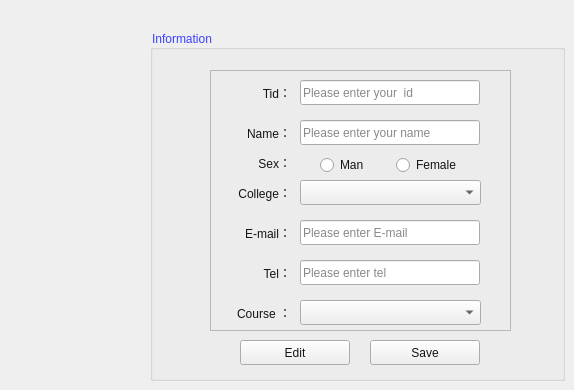
    <widget class="QWidget" name="tab_info">
     <attribute name="title">
      <string>Information</string>
     </attribute>
     <widget class="QGroupBox" name="groupBox_2">
      <property name="geometry">
       <rect>
        <x>150</x>
        <y>30</y>
        <width>415</width>
        <height>351</height>
       </rect>
      </property>
      <property name="styleSheet">
       <string notr="true">color:rgb(58, 64, 255);font: 16pt &quot;微软雅黑&quot;;</string>
      </property>
      <property name="title">
       <string>Information</string>
      </property>
      <widget class="QFrame" name="frame">
       <property name="geometry">
        <rect>
         <x>60</x>
         <y>40</y>
         <width>301</width>
         <height>261</height>
        </rect>
       </property>
       <property name="styleSheet">
        <string notr="true">color:rgb(58, 64, 255);font: 16pt &quot;微软雅黑&quot;;</string>
       </property>
       <property name="frameShape">
        <enum>QFrame::StyledPanel</enum>
       </property>
       <property name="frameShadow">
        <enum>QFrame::Raised</enum>
       </property>
       <widget class="QLabel" name="label_11">
        <property name="geometry">
         <rect>
          <x>10</x>
          <y>50</y>
          <width>71</width>
          <height>25</height>
         </rect>
        </property>
        <property name="styleSheet">
         <string notr="true">COLOR:rgb(20, 20, 20);
font: 13pt &quot;微软雅黑&quot;;</string>
        </property>
        <property name="text">
         <string> Name：</string>
        </property>
        <property name="alignment">
         <set>Qt::AlignRight|Qt::AlignTrailing|Qt::AlignVCenter</set>
        </property>
       </widget>
       <widget class="QLineEdit" name="line_name">
        <property name="geometry">
         <rect>
          <x>90</x>
          <y>50</y>
          <width>180</width>
          <height>25</height>
         </rect>
        </property>
        <property name="styleSheet">
         <string notr="true">COLOR:rgb(20, 20, 20);
font: 11pt &quot;微软雅黑&quot;;</string>
        </property>
        <property name="text">
         <string/>
        </property>
        <property name="echoMode">
         <enum>QLineEdit::Normal</enum>
        </property>
        <property name="readOnly">
         <bool>false</bool>
        </property>
        <property name="placeholderText">
         <string>Please enter your name</string>
        </property>
       </widget>
       <widget class="QLabel" name="label_12">
        <property name="geometry">
         <rect>
          <x>30</x>
          <y>80</y>
          <width>51</width>
          <height>25</height>
         </rect>
        </property>
        <property name="styleSheet">
         <string notr="true">COLOR:rgb(20, 20, 20);
font: 13pt &quot;微软雅黑&quot;;</string>
        </property>
        <property name="text">
         <string>Sex：</string>
        </property>
        <property name="alignment">
         <set>Qt::AlignRight|Qt::AlignTrailing|Qt::AlignVCenter</set>
        </property>
       </widget>
       <widget class="QWidget" name="horizontalLayoutWidget_3">
        <property name="geometry">
         <rect>
          <x>90</x>
          <y>80</y>
          <width>181</width>
          <height>31</height>
         </rect>
        </property>
        <layout class="QHBoxLayout" name="horizontalLayout_3">
         <item>
          <spacer name="horizontalSpacer_6">
           <property name="orientation">
            <enum>Qt::Horizontal</enum>
           </property>
           <property name="sizeType">
            <enum>QSizePolicy::Expanding</enum>
           </property>
           <property name="sizeHint" stdset="0">
            <size>
             <width>40</width>
             <height>20</height>
            </size>
           </property>
          </spacer>
         </item>
         <item>
          <widget class="QRadioButton" name="radioButton_man">
           <property name="styleSheet">
            <string notr="true">COLOR:rgb(20, 20, 20);
font: 11pt &quot;微软雅黑&quot;;</string>
           </property>
           <property name="text">
            <string>Man</string>
           </property>
          </widget>
         </item>
         <item>
          <spacer name="horizontalSpacer_7">
           <property name="orientation">
            <enum>Qt::Horizontal</enum>
           </property>
           <property name="sizeType">
            <enum>QSizePolicy::Expanding</enum>
           </property>
           <property name="sizeHint" stdset="0">
            <size>
             <width>40</width>
             <height>20</height>
            </size>
           </property>
          </spacer>
         </item>
         <item>
          <widget class="QRadioButton" name="radioButton_female">
           <property name="styleSheet">
            <string notr="true">COLOR:rgb(20, 20, 20);
font: 11pt &quot;微软雅黑&quot;;</string>
           </property>
           <property name="text">
            <string>Female</string>
           </property>
          </widget>
         </item>
         <item>
          <spacer name="horizontalSpacer_8">
           <property name="orientation">
            <enum>Qt::Horizontal</enum>
           </property>
           <property name="sizeType">
            <enum>QSizePolicy::Expanding</enum>
           </property>
           <property name="sizeHint" stdset="0">
            <size>
             <width>40</width>
             <height>20</height>
            </size>
           </property>
          </spacer>
         </item>
        </layout>
       </widget>
       <widget class="QLabel" name="label_13">
        <property name="geometry">
         <rect>
          <x>10</x>
          <y>150</y>
          <width>71</width>
          <height>25</height>
         </rect>
        </property>
        <property name="styleSheet">
         <string notr="true">COLOR:rgb(20, 20, 20);
font: 13pt &quot;微软雅黑&quot;;</string>
        </property>
        <property name="text">
         <string>E-mail：</string>
        </property>
        <property name="alignment">
         <set>Qt::AlignRight|Qt::AlignTrailing|Qt::AlignVCenter</set>
        </property>
       </widget>
       <widget class="QLineEdit" name="line_email">
        <property name="geometry">
         <rect>
          <x>90</x>
          <y>150</y>
          <width>180</width>
          <height>25</height>
         </rect>
        </property>
        <property name="styleSheet">
         <string notr="true">COLOR:rgb(20, 20, 20);
font: 11pt &quot;微软雅黑&quot;;</string>
        </property>
        <property name="text">
         <string/>
        </property>
        <property name="echoMode">
         <enum>QLineEdit::Normal</enum>
        </property>
        <property name="readOnly">
         <bool>false</bool>
        </property>
        <property name="placeholderText">
         <string>Please enter E-mail</string>
        </property>
       </widget>
       <widget class="QComboBox" name="comboBox">
        <property name="geometry">
         <rect>
          <x>90</x>
          <y>110</y>
          <width>181</width>
          <height>25</height>
         </rect>
        </property>
        <property name="whatsThis">
         <string/>
        </property>
        <property name="styleSheet">
         <string notr="true">COLOR:rgb(20, 20, 20);
font: 11pt &quot;微软雅黑&quot;;</string>
        </property>
        <item>
         <property name="text">
          <string/>
         </property>
        </item>
        <item>
         <property name="text">
          <string>Information &amp; Mathematics</string>
         </property>
        </item>
        <item>
         <property name="text">
          <string>Petroleum Institute</string>
         </property>
        </item>
        <item>
         <property name="text">
          <string>Life Science</string>
         </property>
        </item>
       </widget>
       <widget class="QLabel" name="label_14">
        <property name="geometry">
         <rect>
          <x>0</x>
          <y>110</y>
          <width>81</width>
          <height>25</height>
         </rect>
        </property>
        <property name="styleSheet">
         <string notr="true">COLOR:rgb(20, 20, 20);
font: 13pt &quot;微软雅黑&quot;;</string>
        </property>
        <property name="text">
         <string>College：</string>
        </property>
        <property name="alignment">
         <set>Qt::AlignRight|Qt::AlignTrailing|Qt::AlignVCenter</set>
        </property>
       </widget>
       <widget class="QLineEdit" name="line_tel">
        <property name="geometry">
         <rect>
          <x>90</x>
          <y>190</y>
          <width>180</width>
          <height>25</height>
         </rect>
        </property>
        <property name="styleSheet">
         <string notr="true">COLOR:rgb(20, 20, 20);
font: 11pt &quot;微软雅黑&quot;;</string>
        </property>
        <property name="text">
         <string/>
        </property>
        <property name="echoMode">
         <enum>QLineEdit::Normal</enum>
        </property>
        <property name="readOnly">
         <bool>false</bool>
        </property>
        <property name="placeholderText">
         <string>Please enter tel</string>
        </property>
       </widget>
       <widget class="QLabel" name="label_15">
        <property name="geometry">
         <rect>
          <x>30</x>
          <y>190</y>
          <width>51</width>
          <height>25</height>
         </rect>
        </property>
        <property name="styleSheet">
         <string notr="true">COLOR:rgb(20, 20, 20);
font: 13pt &quot;微软雅黑&quot;;</string>
        </property>
        <property name="text">
         <string>Tel：</string>
        </property>
        <property name="alignment">
         <set>Qt::AlignRight|Qt::AlignTrailing|Qt::AlignVCenter</set>
        </property>
       </widget>
       <widget class="QLabel" name="label_16">
        <property name="geometry">
         <rect>
          <x>20</x>
          <y>10</y>
          <width>61</width>
          <height>25</height>
         </rect>
        </property>
        <property name="styleSheet">
         <string notr="true">COLOR:rgb(20, 20, 20);
font: 13pt &quot;微软雅黑&quot;;</string>
        </property>
        <property name="text">
         <string>Tid：</string>
        </property>
        <property name="alignment">
         <set>Qt::AlignRight|Qt::AlignTrailing|Qt::AlignVCenter</set>
        </property>
       </widget>
       <widget class="QLineEdit" name="line_id">
        <property name="geometry">
         <rect>
          <x>90</x>
          <y>10</y>
          <width>180</width>
          <height>25</height>
         </rect>
        </property>
        <property name="styleSheet">
         <string notr="true">COLOR:rgb(20, 20, 20);
font: 11pt &quot;微软雅黑&quot;;</string>
        </property>
        <property name="text">
         <string/>
        </property>
        <property name="echoMode">
         <enum>QLineEdit::Normal</enum>
        </property>
        <property name="readOnly">
         <bool>true</bool>
        </property>
        <property name="placeholderText">
         <string>Please enter your  id</string>
        </property>
       </widget>
       <widget class="QLabel" name="label_17">
        <property name="geometry">
         <rect>
          <x>0</x>
          <y>230</y>
          <width>81</width>
          <height>25</height>
         </rect>
        </property>
        <property name="styleSheet">
         <string notr="true">COLOR:rgb(20, 20, 20);
font: 13pt &quot;微软雅黑&quot;;</string>
        </property>
        <property name="text">
         <string>Course ：</string>
        </property>
        <property name="alignment">
         <set>Qt::AlignRight|Qt::AlignTrailing|Qt::AlignVCenter</set>
        </property>
       </widget>
       <widget class="QComboBox" name="comboBox_2">
        <property name="geometry">
         <rect>
          <x>90</x>
          <y>230</y>
          <width>181</width>
          <height>25</height>
         </rect>
        </property>
        <property name="whatsThis">
         <string/>
        </property>
        <property name="styleSheet">
         <string notr="true">COLOR:rgb(20, 20, 20);
font: 11pt &quot;微软雅黑&quot;;</string>
        </property>
        <item>
         <property name="text">
          <string/>
         </property>
        </item>
        <item>
         <property name="text">
          <string>ASP</string>
         </property>
        </item>
        <item>
         <property name="text">
          <string>C++</string>
         </property>
        </item>
        <item>
         <property name="text">
          <string>JAVA</string>
         </property>
        </item>
        <item>
         <property name="text">
          <string>JSP</string>
         </property>
        </item>
       </widget>
      </widget>
      <widget class="QPushButton" name="pushButton_save">
       <property name="geometry">
        <rect>
         <x>220</x>
         <y>310</y>
         <width>110</width>
         <height>25</height>
        </rect>
       </property>
       <property name="styleSheet">
        <string notr="true">COLOR:rgb(20, 20, 20);font: 11pt &quot;微软雅黑&quot;;</string>
       </property>
       <property name="text">
        <string>Save</string>
       </property>
      </widget>
      <widget class="QPushButton" name="pushButton_edit">
       <property name="geometry">
        <rect>
         <x>90</x>
         <y>310</y>
         <width>110</width>
         <height>25</height>
        </rect>
       </property>
       <property name="styleSheet">
        <string notr="true">COLOR:rgb(20, 20, 20);font: 11pt &quot;微软雅黑&quot;;</string>
       </property>
       <property name="text">
        <string>Edit</string>
       </property>
      </widget>
     </widget>
    </widget>
